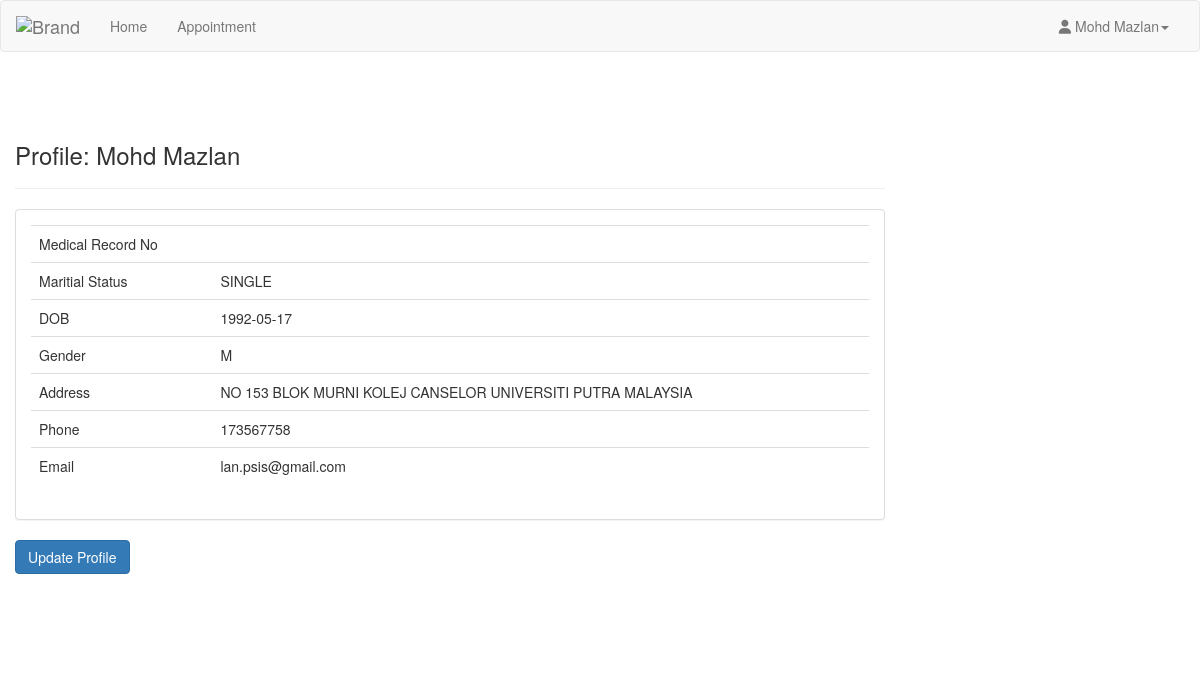
The app's page /patient/profile.php (signed in) with its own data.
### tables this page shows
CREATE TABLE IF NOT EXISTS `patient` (
  `icPatient` bigint NOT NULL AUTO_INCREMENT,
  `username` varchar(50) NOT NULL,
  `password` varchar(255) NOT NULL,
  `patientFirstName` varchar(50) NOT NULL,
  `patientLastName` varchar(50) NOT NULL,
  `patientMaritialStatus` ENUM('na','single', 'married', 'widowed', 'divorced', 'separated'),
  `patientDOB` date NOT NULL,
  `patientGender` ENUM('na', 'm', 'f'),
  `patientAddress` varchar(255) NOT NULL,
  `patientMediRecordNo` varchar(255) NOT NULL,
  `patientPhone` varchar(15) NOT NULL,
  `patientEmail` varchar(255) NOT NULL,
  `createdAt` TIMESTAMP DEFAULT CURRENT_TIMESTAMP ON UPDATE CURRENT_TIMESTAMP,
  `updatedAt` TIMESTAMP DEFAULT CURRENT_TIMESTAMP ON UPDATE CURRENT_TIMESTAMP,
  `deletedAt` TIMESTAMP NULL,
  PRIMARY KEY (`icPatient`),
  INDEX (`username`)
);

### dal/patient.php (called while the page is built, shortened)
<?php
include_once dirname(dirname(__FILE__)).'/dal/dbconnect.php';
function getPatient($username) {
    global $db_conn;
    $res=mysqli_query($db_conn,  "SELECT * FROM patient WHERE username = '$username' AND deletedAt IS NULL LIMIT 1");
    $result=mysqli_fetch_array($res,MYSQLI_ASSOC);
    return $result;
}
?>

### patient/profile.php (the view, shortened to what this page needs)
<?php
include_once dirname(dirname(__FILE__)).'/dal/patient.php';
$usersession = $_SESSION['patientSession'];
$userRow=getPatient($usersession);
?>
<?php
$src='//'.WEB_HOST.'/'.DIR.'/';
?>
<!DOCTYPE html>
<html lang="en">
	<head>
		<link href="<?= $src ?>assets/css/bootstrap.min.css" rel="stylesheet">
		<link href="<?= $src ?>assets/css/style.css" rel="stylesheet">
		<link href="<?= $src ?>assets/css/date/bootstrap-datepicker.css" rel="stylesheet">
		<link rel="stylesheet" href="https://formden.com/static/cdn/bootstrap-iso.css" />
		<link rel="stylesheet" href="https://formden.com/static/cdn/font-awesome/4.4.0/css/font-awesome.min.css" />
	</head>
	<body>
		<?php include_once dirname(dirname(__FILE__)).'/shared/navbar.php'; ?>
		<div class="container">
			<section style="padding-bottom: 50px; padding-top: 50px;">
				<div class="row">
					<div class="row">
						<div class="col-md-9 col-sm-9  user-wrapper">
							<div class="description">
								<h3> Profile:
									<?php echo $userRow['patientFirstName']; ?> <?php echo $userRow['patientLastName']; ?> </h3>
								<hr />
								<div class="panel panel-default">
									<div class="panel-body">
										<table class="table table-user-information" align="center">
											<tbody>
												<tr>
													<td>Medical Record No</td>
													<td><?php echo$userRow['patientMediRecordNo']; ?></td>
												</tr>
												<tr>
													<td>Maritial Status</td>
													<td><?php echo strtoupper($userRow['patientMaritialStatus']); ?></td>
												</tr>
												<tr>
													<td>DOB</td>
													<td><?php echo $userRow['patientDOB']; ?></td>
												</tr>
												<tr>
													<td>Gender</td>
													<td><?php echo strtoupper($userRow['patientGender']); ?></td>
												</tr>
												<tr>
													<td>Address</td>
													<td><?php echo $userRow['patientAddress']; ?>
													</td>
												</tr>
												<tr>
													<td>Phone</td>
													<td><?php echo $userRow['patientPhone']; ?>
													</td>
												</tr>
												<tr>
													<td>Email</td>
													<td><?php echo $userRow['patientEmail']; ?>
													</td>
												</tr>
											</tbody>
										</table>
									</div>
								</div>
									<button type="button" class="btn btn-primary" data-toggle="modal" data-target="#myModal">Update Profile</button>
							</div>
						</div>
					</div>
					<div class="col-md-4">
							<br /><br/>
						</div>
					</div>
				</div>
			<?php include_once dirname(dirname(__FILE__)).'/shared/navbar.php'; ?>
		</body>
	</html>

### shared/navbar.php (shortened to what this page needs)
<?php
$src='//'.WEB_HOST.'/'.DIR.'/';
if(!isset($_SESSION['patientSession'])) {
?>
<nav class="navbar navbar-default navbar-fixed-top" role="navigation">
    <div class="container-fluid">
        <div class="navbar-header">
            <button type="button" class="navbar-toggle collapsed" data-toggle="collapse" data-target="#bs-example-navbar-collapse-1">
            <span class="sr-only">Toggle navigation</span>
            <span class="icon-bar"></span>
            <span class="icon-bar"></span>
            <span class="icon-bar"></span>
            </button>
            <a class="navbar-brand" href="index.php"><img alt="Brand" src="<?= $src ?>assets/img/logo.png"></a>
        </div>
        <div class="collapse navbar-collapse" id="bs-example-navbar-collapse-1">
            <ul class="nav navbar-nav navbar-right">
                <li><a href="adminlogin.php">I am Doctor</a></li>
                <li><a href="membership.php">Login / Sign Up</a></li>
            </ul>
        </div>
    </div>
</nav>
<?php } else { ?>
<nav class="navbar navbar-default " role="navigation">
    <div class="container-fluid">
        <div class="navbar-header">
            <a class="navbar-brand" href="patient.php"><img alt="Brand" src="<?= $src ?>assets/img/logo.png"></a>
        </div>
        <div class="collapse navbar-collapse" id="bs-example-navbar-collapse-1">
            <ul class="nav navbar-nav">
                <ul class="nav navbar-nav">
                    <li><a href="patient.php">Home</a></li>
                    <li><a href="appointmentlist.php?patientId=<?php echo $userRow['icPatient']; ?>">Appointment</a></li>
                </ul>
            </ul>
            <ul class="nav navbar-nav navbar-right">
                <li class="dropdown">
                    <a href="#" class="dropdown-toggle" data-toggle="dropdown"><i class="fa fa-user"></i> <?php echo $userRow['patientFirstName']; ?> <?php echo $userRow['patientLastName']; ?><b class="caret"></b></a>
                </li>
            </ul>
        </div>
    </div>
</nav>
<?php } ?>

### records on screen
patient: patientFirstName "Mohd", patientLastName "Mazlan", patientMaritialStatus "SINGLE", patientDOB "1992-05-17", patientGender "M", patientAddress "NO 153 BLOK MURNI KOLEJ CANSELOR UNIVERSITI PUTRA MALAYSIA", patientPhone "173567758", patientEmail "lan.psis@gmail.com"
